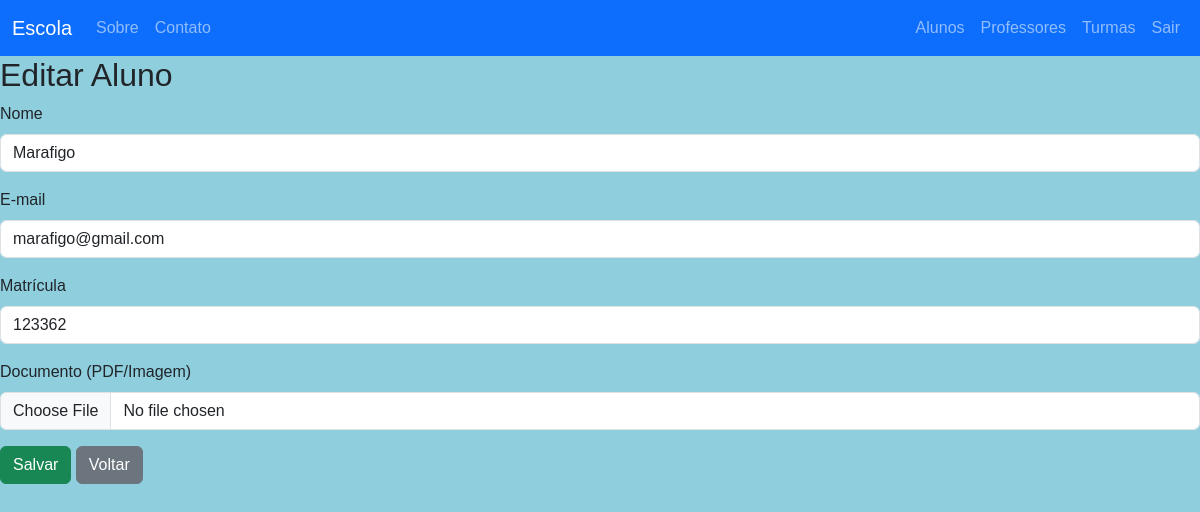
/alunos/4/editar (signed in), run on the app's committed database.
### app/models/aluno.py (models this page shows)
class Aluno(db.Model):
    id = db.Column(db.Integer, primary_key=True)
    nome = db.Column(db.String(120), nullable=False)
    email = db.Column(db.String(120), unique=True, nullable=False)
    matricula = db.Column(db.String(40), unique=True, nullable=False)
    documento = db.Column(db.String(255))

### app/controllers/alunos.py (the view, shortened to what this page needs)
@bp.route("/<int:id>/editar", methods=["GET","POST"])
@login_required
def editar(id):
    a = Aluno.query.get_or_404(id)
    return render_template("alunos/form.html", aluno=a)

### app/views/templates/alunos/form.html (shortened to what this page needs)
{% extends 'alunos/alunos_base.html' %}
{% block content %}
<h2>{{ 'Editar' if aluno else 'Novo' }} Aluno</h2>
<form method="post" enctype="multipart/form-data">
  <div class="mb-3">
    <label class="form-label">Nome</label>
    <input name="nome" class="form-control" required value="{{ aluno.nome if aluno else '' }}">
  </div>
  <div class="mb-3">
    <label class="form-label">E-mail</label>
    <input name="email" type="email" class="form-control" required value="{{ aluno.email if aluno else '' }}">
  </div>
  <div class="mb-3">
    <label class="form-label">Matrícula</label>
    <input name="matricula" class="form-control" required value="{{ aluno.matricula if aluno else '' }}">
  </div>
  <div class="mb-3">
    <label class="form-label">Documento (PDF/Imagem)</label>
    <input type="file" name="documento" class="form-control">
  </div>
  <button class="btn btn-success">Salvar</button>
  <a class="btn btn-secondary" href="{{ url_for('alunos.lista') }}">Voltar</a>
</form>
{% endblock %}

### app/static/css/style.css (style rules this page uses)
html, body { margin: 0; padding: 0; overflow-x: hidden; height: 100%; font-family: "Poppins", sans-serif; }

### app/static/css/alunos.css (style rules this page uses)
body { background-color: #8ecedd !important; }

### data on the page
Aluno: nome "Marafigo", email "marafigo@gmail.com", matricula "123362"

### other printed values
{{ 'Editar' if aluno else 'Novo' }} "Editar"
